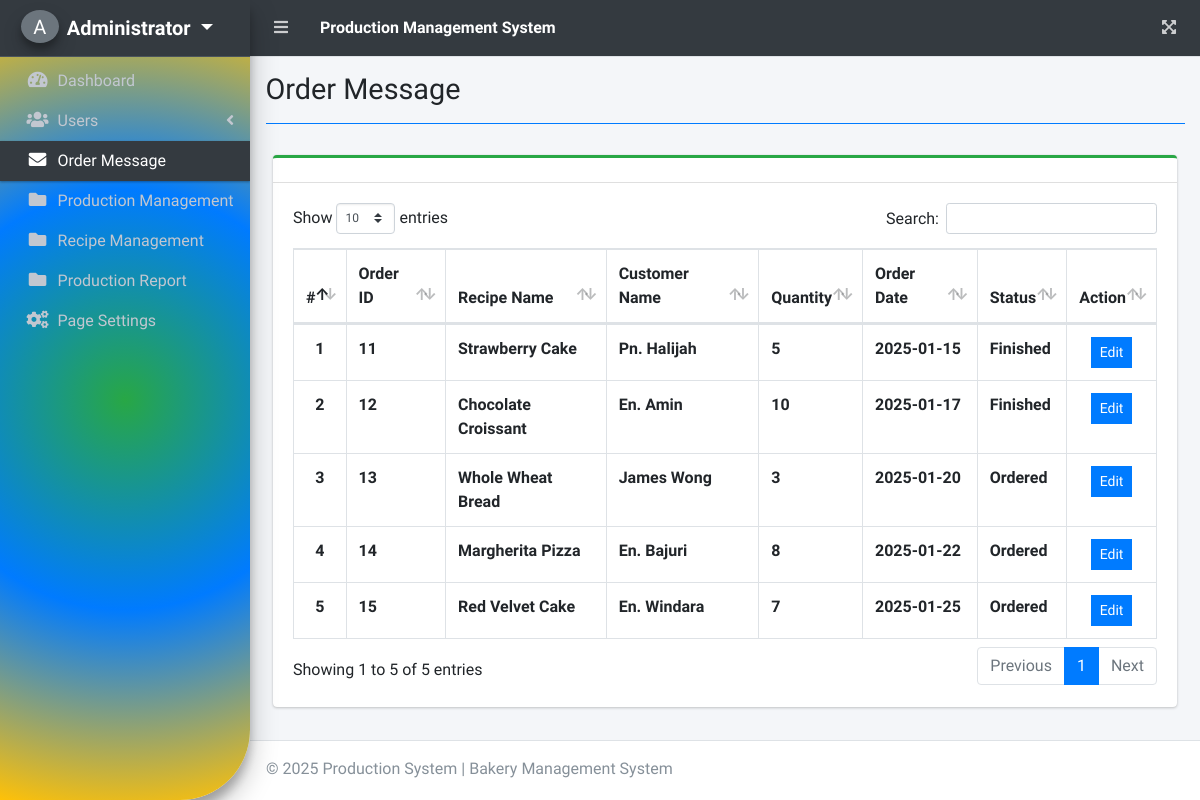
Page /index.php?page=order_message (signed in) on the earlier database version.
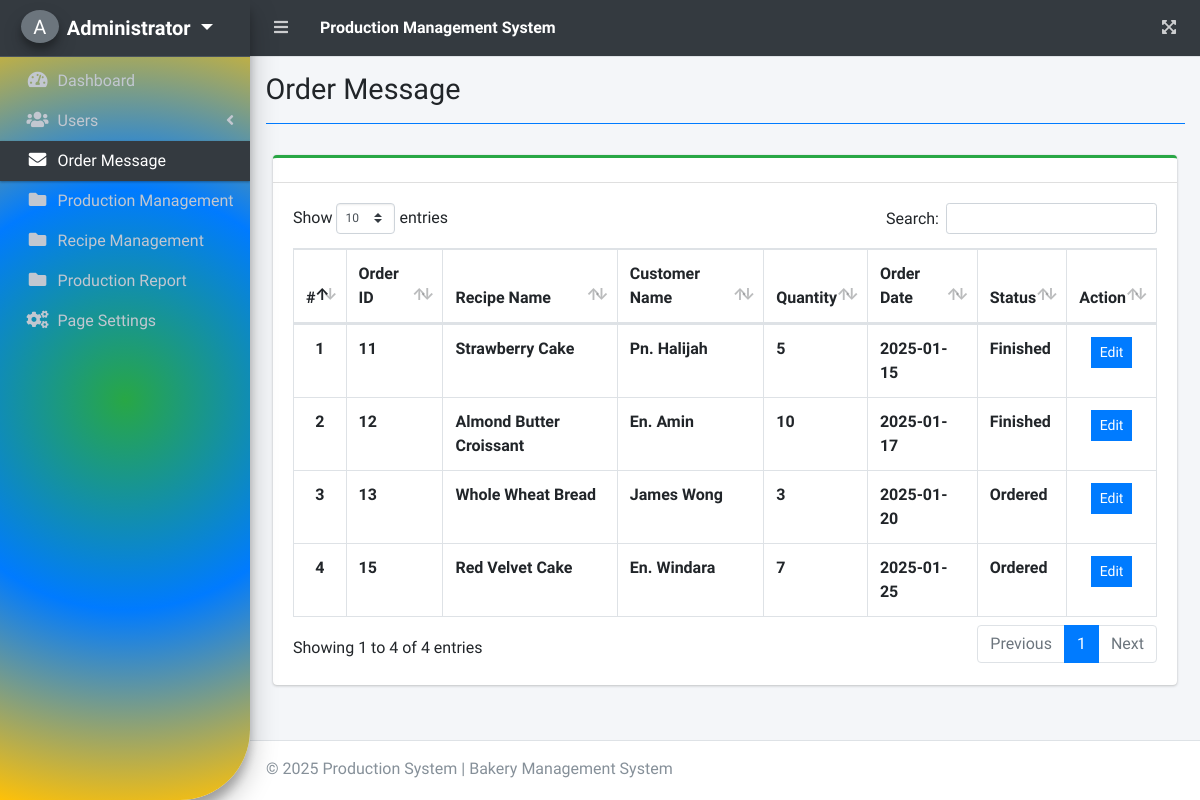
Same page on the later database version.
### tables this page shows
CREATE TABLE `order_customer` (
  `order_id` int(11) NOT NULL,
  `recipe_name` text NOT NULL,
  `customer_name` text NOT NULL,
  `quantity` int(11) NOT NULL,
  `order_date` date NOT NULL,
  `status` text NOT NULL
);

### order_message.php (the view, shortened to what this page needs)
<?php
include 'db_connect.php';
?>
<div class="col-lg-12">
    <div class="card card-outline card-success">
        <div class="card-header">
        </div>
        <div class="card-body">
            <table class="table tabe-hover table-bordered" id="list">
                <thead>
                    <tr>
                        <th class="text-center">#</th>
                        <th>Order ID</th>
                        <th>Recipe Name</th>
                        <th>Customer Name</th>
                        <th>Quantity</th>
                        <th>Order Date</th>
                        <th>Status</th>
						<th>Action</th>
                    </tr>
                </thead>
                <tbody>
                    <?php
                    try {
                        $i = 1;
                        $stmt_list = $conn->prepare("SELECT * FROM order_customer");
                        $stmt_list->execute();
                        $result_list = $stmt_list->get_result();
                        while ($row = $result_list->fetch_assoc()):
                    ?>
                    <tr>
                        <th class="text-center"><?php echo $i++ ?></th>
                        <td><b><?php echo $row['order_id'] ?></b></td>
                        <td><b><?php echo $row['recipe_name'] ?></b></td>
                        <td><b><?php echo $row['customer_name'] ?></b></td>
                        <td><b><?php echo $row['quantity']?></b></td>
                        <td><b><?php echo $row['order_date']?></b></td>
                        <td><b><?php echo $row['status']?></b></td>
						<td class="text-center" style="width: 10px;">
   						 <a class="btn btn-primary btn-sm btn-flat wave-effect" href="./index.php?page=edit_order&order_id=<?php echo $row['order_id'] ?>">
      						  Edit
   						 </a>
						</td>
                    </tr>
                    <?php endwhile;
                    } catch (mysqli_sql_exception $e) {
                        error_log("Database error in order_message.php: " . $e->getMessage());
                        die("An error occurred while fetching data. Please contact support.");
                    }
                    ?>
                </tbody>
            </table>
        </div>
    </div>
</div>

### sidebar.php (shortened to what this page needs)
<aside class="main-sidebar sidebar-dark-dark elevation-4">
  <div class="dropdown">
 	<a href="javascript:void(0)" class="brand-link dropdown-toggle" data-toggle="dropdown" aria-expanded="True">
      <span class="brand-image img-circle elevation-3 d-flex justify-content-center align-items-center bg-secondary text-white font-weight-500" style="width: 38px;height:50px"><?php echo strtoupper(substr($_SESSION['login_fullname'], 0,1)) ?></span>
      <span class="brand-text font-weight-bold"><?php echo ucwords($_SESSION['login_fullname']) ?></span>
    </a>
  </div>
  <div class="sidebar">
    <nav class="mt-2">
      <ul class="nav nav-pills nav-sidebar flex-column nav-flat" data-widget="treeview" role="menu" data-accordion="false">
        <li class="nav-item dropdown">
          <a href="./" class="nav-link nav-home">
            <i class="nav-icon fas fa-tachometer-alt"></i>
            <p>
              Dashboard
            </p>
          </a>
        </li>
      <?php if($_SESSION['login_type'] == 1): ?>
        <li class="nav-item">
          <a href="#" class="nav-link nav-edit_user">
            <i class="nav-icon fas fa-users"></i>
            <p>
              Users
              <i class="right fas fa-angle-left"></i>
            </p>
          </a>
        </li>
        <li class="nav-item">
          <a href="./index.php?page=order_message" class="nav-link nav-order_message">
            <i class="nav-icon fas fa-envelope"></i>
            <p>
              Order Message
            </p>
          </a>
        </li>
        <li class="nav-item">
          <a href="./index.php?page=production" class="nav-link nav-production">
            <i class="nav-icon fas fa-folder"></i>
            <p>
              Production Management
            </p>
          </a>
        </li>
        <li class="nav-item">
          <a href="./index.php?page=manage_recipe" class="nav-link nav-manage_recipe">
            <i class="nav-icon fa fa-folder"></i>
            <p>
              Recipe Management
            </p>
          </a>
        </li>
        <li class="nav-item">
          <a href="./index.php?page=order_log" class="nav-link nav-order_log">
            <i class="nav-icon fa fa-folder"></i>
            <p>
              Production Report
            </p>
          </a>
        </li>
        <li class="nav-item">
          <a href="./index.php?page=aboutus_settings" class="nav-link nav-page-settings">
            <i class="nav-icon fa fa-cogs"></i>
            <p>
              Page Settings
            </p>
          </a>
        </li>
      <?php endif; ?>
      </ul>
    </nav>
  </div>
</aside>

Differences in the rows shown:
removed order_customer: order_id "14", recipe_name "Margherita Pizza", customer_name "En. Bajuri", quantity "8", order_date "2025-01-22", status "Ordered"
changed order_customer "En. Amin": recipe_name "Chocolate Croissant" → "Almond Butter Croissant"
Other differences:
text written by a page script: "Show entries Search: Showing 1 to 5 of 5 entries Previous 1 Next" → "Show entries Search: Showing 1 to 4 of 4 entries Previous 1 Next"
